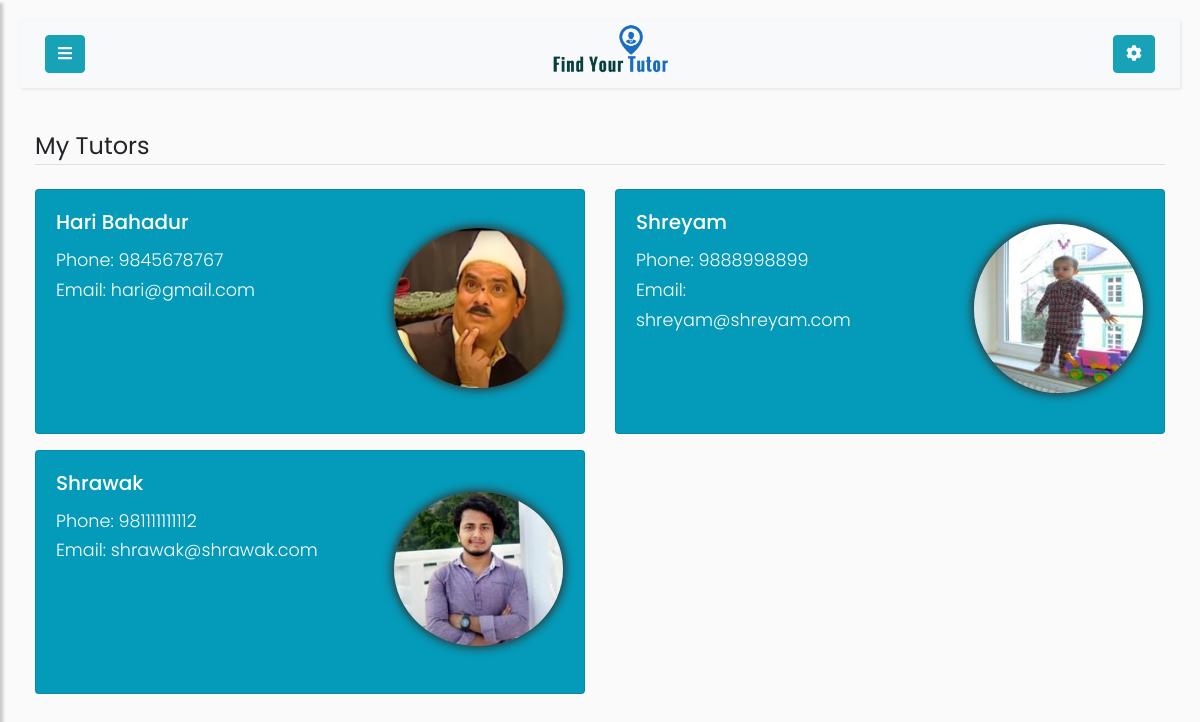
The page /student/my-tutors (signed in) on the database its author committed.
### app/models.py (models this page shows, shortened)
class User(UserMixin, db.Model):
    id = db.Column(db.Integer, primary_key=True)
    username = db.Column(db.String(64), index=True, unique=True)
    email = db.Column(db.String(64), index=True, unique=True)
    hash_password = db.Column(db.String(120))
    role = db.Column(db.String(7), index=True)
    student = db.relationship('Student', backref='base', uselist=False, cascade="all, delete")
    tutor = db.relationship('Tutor', backref='base', uselist=False, cascade="all, delete")
    location = db.relationship('Location', backref='User', uselist=False, cascade="all, delete")
    mycourse = db.relationship('Mycourse', backref='User', cascade="all, delete")
    followed = db.relationship(
        'User',secondary=followers,
        primaryjoin=(followers.c.follower_id==id),
        secondaryjoin=(followers.c.followed_id==id),
        backref=db.backref('followers', lazy='dynamic'), lazy='dynamic'
    )

class Tutor(db.Model):
    phone = db.Column(db.Integer)
    user_id = db.Column(db.Integer, db.ForeignKey('user.id'), primary_key = True,)
    full_name = db.Column(db.String(64))
    state = db.Column(db.String(64))
    district = db.Column(db.String(64))
    municipality = db.Column(db.String(64))
    ward_no = db.Column(db.Integer)
    date_of_birth = db.Column(db.String(64))
    profile_pic = db.Column(db.String(255))
    description = db.Column(db.String(250))
    account_verification_status = db.Column(db.Boolean, default=False)
    experience = db.relationship('Experience', backref='Tutor', uselist=True ,cascade="all, delete")
    qualification = db.relationship('Qualification', backref='Tutor', uselist=True ,cascade="all, delete")
    achievement = db.relationship('Achievement', backref='Tutor', uselist=True ,cascade="all, delete")

### app/routes.py (the view)
@app.route('/student/my-tutors', methods=['POST', 'GET'])
@login_required
def student_followed_tutors():
    user = User.query.filter_by(username=current_user.username).first()
    followed_tutors=user.followed.all()
    if user.username == current_user.username and not is_tutor(user):
        student = Student.query.filter_by(user_id=user.id).first()
        return render_template('my-tutors.html', profilepic= fetch_profile_pic(student), user=user, followed_tutors=followed_tutors)
    elif user.username == current_user.username and is_tutor(user):
        return redirect(url_for('tutor_followers'))

### app/models.py (called while the page is built)
@login_manager.user_loader
def load_user(id):
    return User.query.get(int(id))

### app/routes.py (called while the page is built)
def is_tutor(user):
    if user.role == 'tutor':
        return True
    elif user.role == 'student':
        return False
    elif user.role == 'admin':
        return False

def fetch_profile_pic(user_obj):
    try:
        pic_name_from_db = getattr(user_obj, 'profile_pic')
        picture_path = os.path.join(app.root_path, 'static/profile_pics')
        if pic_name_from_db in os.listdir(picture_path):
            profile_pic = url_for('static',filename='profile_pics/' + pic_name_from_db)
            return profile_pic
        return fetch_default_profile_pic(user_obj)
    except:
        return fetch_default_profile_pic(user_obj)

### app/templates/my-tutors.html (shortened to what this page needs)
{% extends 'student.html' %}
{% block content %}
    <div class="container-fluid">
        <legend class="border-bottom mb-4">My Tutors</legend>
        <div class="row equal">
            {% for followed_tutor in followed_tutors %}
                <div class="col-sm-6 mb-3 ">
                    <div class="card h-100" >
                        <div class="row flex-column-reverse flex-sm-row">
                            <div class="col-sm-7">
                                <div class="card-body">
                                    <h5 class="card-title" >
                                        <a href="{{ url_for('profile', username=followed_tutor.username) }}">
                                            {{ followed_tutor.tutor.full_name }}
                                        </a>
                                    </h5>
                                    <p class="card-text">
                                        Phone: {{ followed_tutor.tutor.phone }}
                                        <br>
                                        Email:
                                        {{ followed_tutor.email }}
                                    </p>
                                </div>
                            </div>
                            <div class="col-sm-5" style="text-align:center;margin:auto" >
                                <img src="{{url_for('static',filename='profile_pics/'+followed_tutor.tutor.profile_pic)}}" class="img-responsive rounded-circle" >
                            </div>
                        </div>
                    </div>
                </div>
            {% endfor %}
        </div>
    </div>
{% endblock %}

### app/templates/student.html (shortened to what this page needs)
{% extends "extends/base-user.html" %}

### app/templates/extends/base-user.html (shortened to what this page needs)
<!DOCTYPE html>
<html>
<head>
    <link rel="stylesheet" href="https://stackpath.bootstrapcdn.com/bootstrap/4.1.0/css/bootstrap.min.css">
    <link rel="stylesheet" href="https://cdnjs.cloudflare.com/ajax/libs/malihu-custom-scrollbar-plugin/3.1.5/jquery.mCustomScrollbar.min.css">
</head>
<body>
    <div class ='wrapper'>
        <div id='content'>
            <nav class="navbar navbar-expand-lg navbar-light bg-light">
                <div class="container-fluid">
                    <button type="button" id="sidebarCollapse" class="btn btn-info">
                        <i class="fa fa-bars"></i>
                    </button>
                    <a class="navbar-brand" href="{{url_for('home')}}">
                        <img class="image-responsive" style="width:120.5px;height:62px;"
                          src="{{url_for('static', filename='images/logo.png')}}" />
                    </a>
                    {% if current_user.role == 'tutor' %}
                    <a class="btn btn-info" href="{{url_for('tutor_account_activities')}}">
                    {% else %}
                    <a class="btn btn-info" href="{{url_for('student_account_activities')}}">
                    {% endif %}
                        <i class="fas fa-cog"></i>
                    </a>
                </div>
            </nav>
            {% block content %}{% endblock %}
        </div>
    </div>
</body>
</html>

### rows shown on the page
User: tutor.full_name "Hari Bahadur", tutor.phone "9845678767", email "hari@gmail.com", profile_pic (picture)
User: tutor.full_name "Shreyam", tutor.phone "9888998899", email "shreyam@shreyam.com", profile_pic (picture)
User: tutor.full_name "Shrawak", tutor.phone "981111111112", email "shrawak@shrawak.com", profile_pic (picture)
